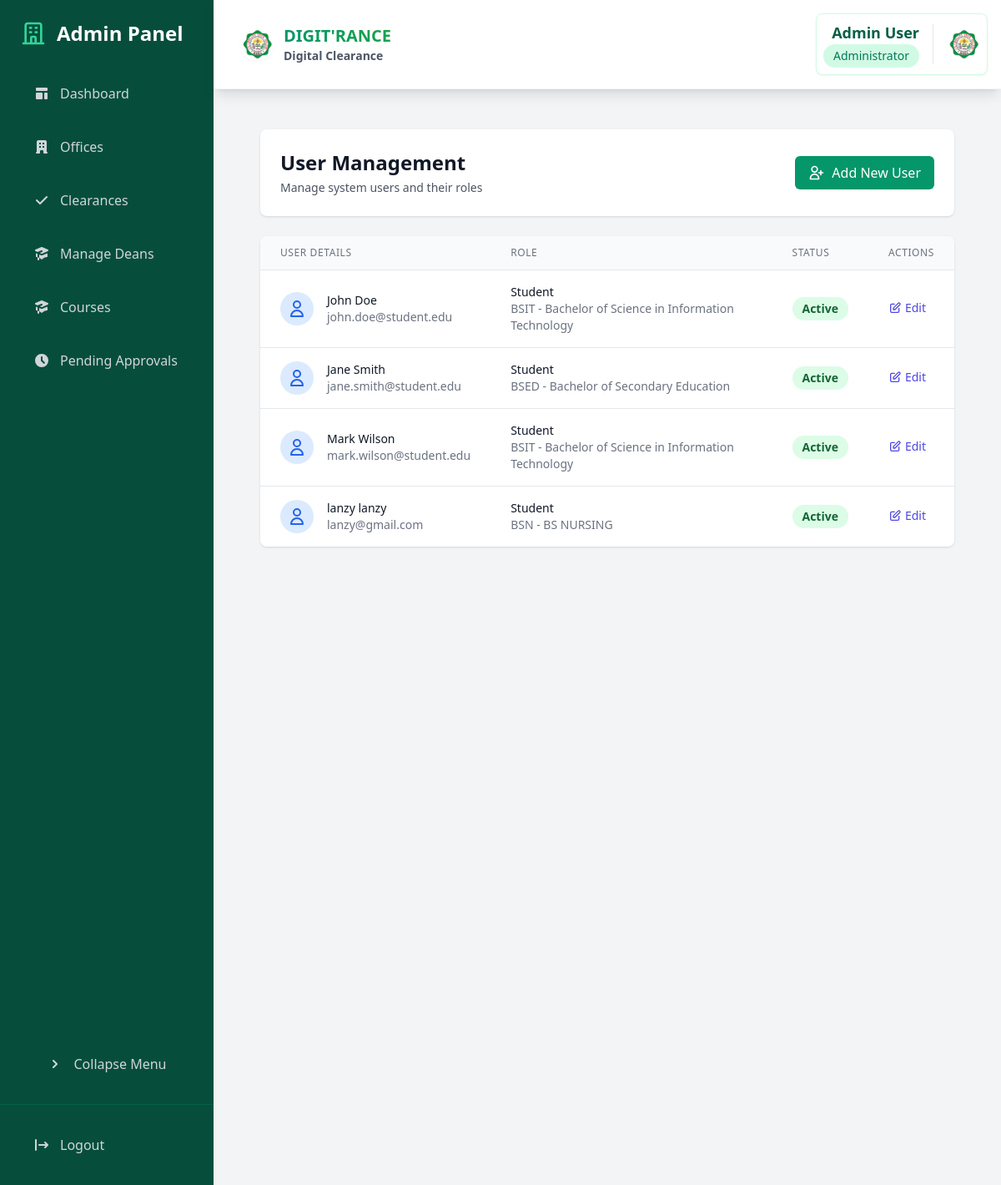
The page /dashboard/admin/users/ (signed in) on the database its author committed.
### core/models.py (models this page shows, shortened)
class UserProfile(models.Model):
    user = models.OneToOneField(User, on_delete=models.CASCADE)
    profile_picture = models.ImageField(upload_to='admin_profiles/', null=True, blank=True)
    def get_profile_picture_url(self):
        return self.profile_picture.url if self.profile_picture else static('img/default-profile.png')

class Student(models.Model):
    user = models.OneToOneField(User, on_delete=models.CASCADE)
    student_id = models.CharField(max_length=20, unique=True)
    course = models.ForeignKey(Course, on_delete=models.PROTECT)
    year_level = models.IntegerField()
    is_boarder = models.BooleanField(default=False)
    created_at = models.DateTimeField(auto_now_add=True)
    is_approved = models.BooleanField(default=False)
    rejection_reason = models.TextField(blank=True, null=True)
    profile_picture = models.ImageField(upload_to='student_profiles/', null=True, blank=True)

class Course(models.Model):
    code = models.CharField(max_length=10, unique=True)
    name = models.CharField(max_length=100)
    dean = models.ForeignKey(Dean, on_delete=models.CASCADE, related_name='courses')
    is_active = models.BooleanField(default=True)
    created_at = models.DateTimeField(auto_now_add=True)
    updated_at = models.DateTimeField(auto_now=True)
    class Meta:
        ordering = ['code']
    def __str__(self):
        return f"{self.code} - {self.name}"

### core/views.py (the view)
# urls.py: path('dashboard/admin/users/', views.admin_users, name='admin_users'),
@login_required
@user_passes_test(lambda u: u.is_superuser)
def admin_users(request):
    return render(request, 'admin/users.html', {
        'students': Student.objects.select_related('user', 'course').all(),
        'staff': Staff.objects.select_related('user', 'office').all(),
        'program_chairs': ProgramChair.objects.select_related('user').all(),
    })

### templates/admin/users.html (shortened to what this page needs)
{% extends 'admin/base_admin.html' %}
{% block admin_content %}
<div class="space-y-6">
    <div class="bg-white shadow rounded-lg p-6">
        <div class="flex justify-between items-center">
            <div>
                <h2 class="text-2xl font-bold text-gray-900">User Management</h2>
                <p class="text-sm text-gray-600 mt-1">Manage system users and their roles</p>
            </div>
            <a href="{% url 'create_user' %}"
               class="inline-flex items-center px-4 py-2 bg-emerald-600 text-white rounded-md hover:bg-emerald-700 transition-colors duration-200 transform hover:scale-105">
                <svg class="w-5 h-5 mr-2" fill="none" stroke="currentColor" viewBox="0 0 24 24">
                    <path stroke-linecap="round" stroke-linejoin="round" stroke-width="2" d="M18 9v3m0 0v3m0-3h3m-3 0h-3m-2-5a4 4 0 11-8 0 4 4 0 018 0zM3 20a6 6 0 0112 0v1H3v-1z"/>
                </svg>
                Add New User
            </a>
        </div>
    </div>
    <div class="bg-white shadow rounded-lg overflow-hidden">
        <div class="overflow-x-auto">
            <table class="min-w-full divide-y divide-gray-200">
                <thead class="bg-gray-50">
                    <tr>
                        <th scope="col" class="px-6 py-3 text-left text-xs font-medium text-gray-500 uppercase tracking-wider">
                            User Details
                        </th>
                        <th scope="col" class="px-6 py-3 text-left text-xs font-medium text-gray-500 uppercase tracking-wider">
                            Role
                        </th>
                        <th scope="col" class="px-6 py-3 text-left text-xs font-medium text-gray-500 uppercase tracking-wider">
                            Status
                        </th>
                        <th scope="col" class="px-6 py-3 text-left text-xs font-medium text-gray-500 uppercase tracking-wider">
                            Actions
                        </th>
                    </tr>
                </thead>
                <tbody class="bg-white divide-y divide-gray-200">
                    {% for student in students %}
                    <tr class="hover:bg-gray-50 transition-colors duration-200">
                        <td class="px-6 py-4">
                            <div class="flex items-center">
                                <div class="flex-shrink-0 h-10 w-10 bg-blue-100 rounded-full flex items-center justify-center">
                                    <svg class="h-6 w-6 text-blue-600" fill="none" stroke="currentColor" viewBox="0 0 24 24">
                                        <path stroke-linecap="round" stroke-linejoin="round" stroke-width="2" d="M16 7a4 4 0 11-8 0 4 4 0 018 0zM12 14a7 7 0 00-7 7h14a7 7 0 00-7-7z"/>
                                    </svg>
                                </div>
                                <div class="ml-4">
                                    <div class="text-sm font-medium text-gray-900">{{ student.user.get_full_name }}</div>
                                    <div class="text-sm text-gray-500">{{ student.user.email }}</div>
                                </div>
                            </div>
                        </td>
                        <td class="px-6 py-4">
                            <div class="text-sm text-gray-900">Student</div>
                            <div class="text-sm text-gray-500">{{ student.course }}</div>
                        </td>
                        <td class="px-6 py-4">
                            <span class="px-3 py-1 inline-flex text-sm leading-5 font-semibold rounded-full {% if student.user.is_active %}bg-green-100 text-green-800{% else %}bg-red-100 text-red-800{% endif %}">
                                {{ student.user.is_active|yesno:"Active,Inactive" }}
                            </span>
                        </td>
                        <td class="px-6 py-4 text-sm font-medium space-x-3">
                            <a href="#" class="text-indigo-600 hover:text-indigo-900 inline-flex items-center">
                                <svg class="w-4 h-4 mr-1" fill="none" stroke="currentColor" viewBox="0 0 24 24">
                                    <path stroke-linecap="round" stroke-linejoin="round" stroke-width="2" d="M11 5H6a2 2 0 00-2 2v11a2 2 0 002 2h11a2 2 0 002-2v-5m-1.414-9.414a2 2 0 112.828 2.828L11.828 15H9v-2.828l8.586-8.586z"/>
                                </svg>
                                Edit
                            </a>
                        </td>
                    </tr>
                    {% endfor %}
                </tbody>
            </table>
        </div>
    </div>
</div>
{% endblock %}

### templates/components/navbar.html (shortened to what this page needs)
{% load static %}
<header class="bg-white shadow-lg p-4 flex justify-between items-center border-b border-gray-100 sticky top-0 z-50">
    <div class="flex items-center">
        <h1 class="text-xl font-bold flex items-center ml-4 text-gray-800">
            <a href="{% url 'home' %}" class="flex items-center group">
                <img src="{% static 'img/permit_logo.png' %}" alt="JHCSC Logo" class="h-10 w-10 mr-3 rounded-full shadow-sm">
                <div class="flex flex-col">
                    <span class="text-gradient bg-clip-text text-transparent bg-gradient-to-r from-emerald-600 to-green-600 group-hover:from-emerald-700 group-hover:to-green-700 transition-all">
                    </span>
                    <span class="text-sm text-gray-600">Digital Clearance</span>
                </div>
            </a>
        </h1>    </div>
    <div class="flex items-center">
        {% if user.is_authenticated %}
            <div class="bg-white rounded-lg shadow-sm border border-emerald-100 hover:shadow-md transition-all duration-200">
                <div class="flex items-center space-x-4 p-2">
                    <div class="flex flex-col items-end">
                        <span class="font-semibold text-lg text-emerald-800">
                            {% if user.programchair %}
                                {{ user.programchair.user.get_full_name }}
                            {% elif user.student %}
                                {{ user.student.user.get_full_name }}
                            {% elif user.staff %}
                                {{ user.staff.user.get_full_name }}
                            {% elif user.is_superuser %}
                                {{ user.get_full_name }}
                            {% else %}
                                {{ user.get_full_name }}
                            {% endif %}
                        </span>
                        <span class="text-sm px-3 py-1 bg-emerald-100 text-emerald-700 rounded-full font-medium">
                            {% if user.programchair %}
                                Program Chair
                            {% elif user.student %}
                                Student
                            {% elif user.staff %}
                                {{ user.staff.office.name }} Staff
                            {% elif user.is_superuser %}
                                Administrator
                            {% endif %}
                        </span>
                    </div>
                    <div class="relative group">
                        {% if user.student %}
                            <img src="{{ user.student.get_profile_picture_url }}"
                                 alt="Profile"
                                 class="w-10 h-10 rounded-full object-cover">
                        {% elif user.programchair %}
                            <img src="{{ user.programchair.get_profile_picture_url }}"
                                 alt="Profile"
                                 class="w-10 h-10 rounded-full object-cover">
                        {% elif user.staff %}
                            <img src="{{ user.staff.get_profile_picture_url }}"
                                 alt="Profile"
                                 class="w-10 h-10 rounded-full object-cover">
                        {% elif user.is_superuser %}
                            {% if user.userprofile %}
                                <img src="{{ user.userprofile.get_profile_picture_url }}"
                                     alt="Profile"
                                     class="w-10 h-10 rounded-full object-cover">
                            {% else %}
                                <img src="{% static 'img/default-profile.png' %}"
                                     alt="Profile"
                                     class="w-10 h-10 rounded-full object-cover">
                            {% endif %}
                        {% endif %}
                    </div>
                </div>
            </div>
        {% endif %}
    </div>
</header>

### templates/components/navbar.html (style rules this page uses)
.text-gradient { background-size: 100%; -webkit-background-clip: text; -moz-background-clip: text; -webkit-text-fill-color: transparent; -moz-text-fill-color: transparent; }

### rows shown on the page
Student: user.get_full_name "John Doe", user.email "john.doe@student.edu", course "BSIT - Bachelor of Science in Information Technology", user.is_active "Active"
Student: user.get_full_name "Jane Smith", user.email "jane.smith@student.edu", course "BSED - Bachelor of Secondary Education", user.is_active "Active"
Student: user.get_full_name "Mark Wilson", user.email "mark.wilson@student.edu", course "BSIT - Bachelor of Science in Information Technology", user.is_active "Active"
Student: user.get_full_name "lanzy lanzy", user.email "lanzy@gmail.com", course "BSN - BS NURSING", user.is_active "Active"

### other values the page prints
{{ user.get_full_name }} "Admin User"
